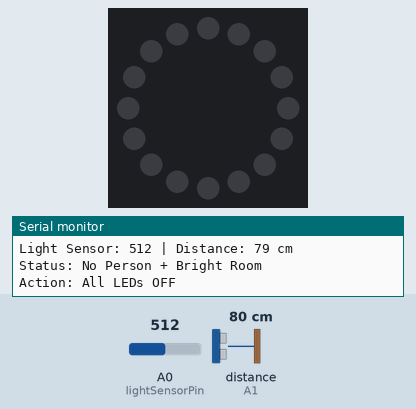
The sketch below on a simulated Arduino Uno, built with avr-gcc and run on an emulated ATmega328P. On the bench: 16 RGB LEDs in a ring, first at the top, clockwise, the last lines printed to the serial monitor. Wiring (inferred from the names in the program): ultrasonic range finder: trigger A1; echo A1. The test bench sets the inputs (shaded band); at power-on: distance to the obstacle (sensor on A1) 80 cm, A0 (lightSensorPin) = 512. The echo pulse lasts 58.3 µs per cm; dim RGB values are drawn brighter than linear.

Above: at 1.9 s.
2.0 s: distance to the obstacle (sensor on A1) set to 2 cm
At 2.6 s:
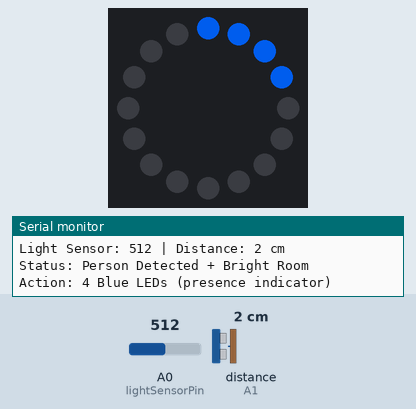
3.8 s: A0 (lightSensorPin) set to 440
At 4.9 s:
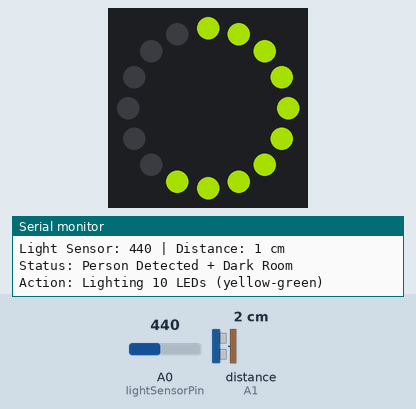
6.0 s: distance to the obstacle (sensor on A1) set to 60 cm
At 7.8 s:
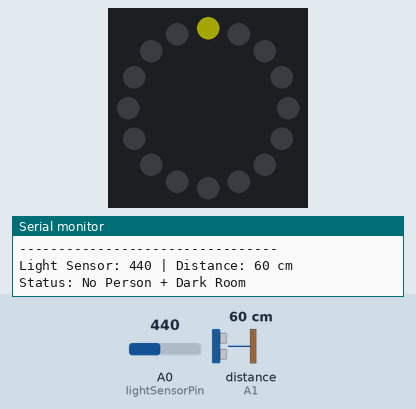
8.1 s: distance to the obstacle (sensor on A1) set to 4 cm
At 9.7 s:
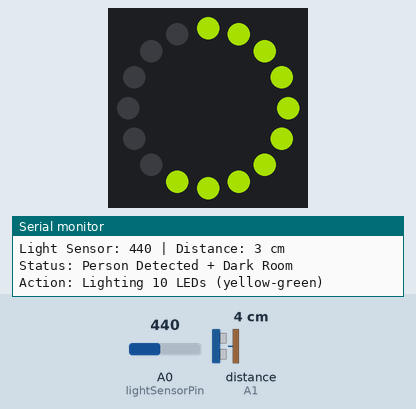
10.3 s: A0 (lightSensorPin) set to 68
At 11.9 s:
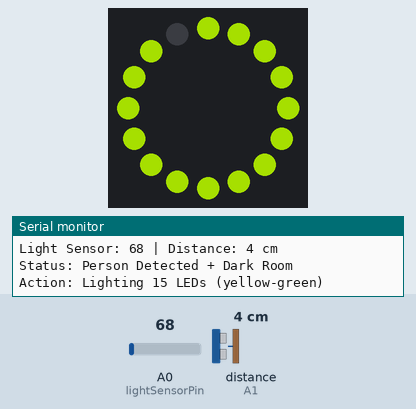
12.5 s: A0 (lightSensorPin) set to 59
Timing chart, 0 to 15.5 s (numbered marks = the images above; inputs shaded):
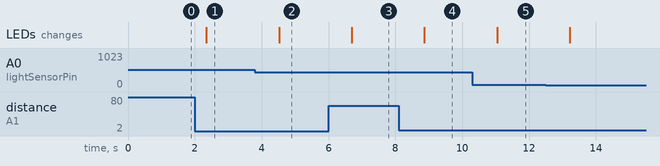

The sketch:

NEE3203_LightMAP_NOLCD_que4sketch_nov9d.ino
```cpp
#include <Adafruit_NeoPixel.h>

// Sensor pins
const int lightSensorPin = A0;   // Light sensor (phototransistor)
const int distancePin = A1;      // Distance sensor (3-pin)

int lightValue = 0;
long distance = 0;

// NeoPixel setup
#define LED_PIN    12
#define LED_COUNT  16

Adafruit_NeoPixel ring(LED_COUNT, LED_PIN, NEO_GRB + NEO_KHZ800);

// Thresholds
#define PRESENCE_DISTANCE 50  // Person detected within 50cm
#define DARK_THRESHOLD 450    // Room is dark if light < 450

void setup() {
  Serial.begin(9600);

  // Initialize NeoPixel
  ring.begin();
  ring.show();
  ring.setBrightness(200);

  Serial.println("=================================");
  Serial.println("Smart LED System Started");
  Serial.println("=================================");
  Serial.println();
}

void loop() {
  // Read light sensor (phototransistor on A0)
  lightValue = analogRead(lightSensorPin);

  // Read distance sensor (3-pin on A1)
  distance = readDistance();

  // Display sensor readings in Serial Monitor
  Serial.println("---------------------------------");
  Serial.print("Light Sensor: ");
  Serial.print(lightValue);
  Serial.print(" | Distance: ");
  Serial.print(distance);
  Serial.println(" cm");

  // LOGIC: Control LEDs based on BOTH sensors
  bool personPresent = (distance > 0 && distance < PRESENCE_DISTANCE);
  bool isDark = (lightValue < DARK_THRESHOLD);

  if (personPresent && isDark) {
    // Person detected + Dark room = Turn on LEDs based on light level
    Serial.println("Status: Person Detected + Dark Room");
    int numLEDs = map(lightValue, 0, 1023, 16, 0);
    numLEDs = constrain(numLEDs, 0, 16);
    Serial.print("Action: Lighting ");
    Serial.print(numLEDs);
    Serial.println(" LEDs (yellow-green)");
    controlLEDsByLight(lightValue);

  } else if (personPresent && !isDark) {
    // Person detected + Bright room = Just show presence indicator
    Serial.println("Status: Person Detected + Bright Room");
    Serial.println("Action: 4 Blue LEDs (presence indicator)");
    ring.clear();
    for (int i = 0; i < 4; i++) {
      ring.setPixelColor(i, ring.Color(0, 100, 255));  // Blue indicator
    }
    ring.show();

  } else if (!personPresent && isDark) {
    // No person + Dark room = Dim night light
    Serial.println("Status: No Person + Dark Room");
    Serial.println("Action: 1 Dim LED (night light)");
    ring.clear();
    ring.setPixelColor(0, ring.Color(50, 50, 0));  // Single dim LED
    ring.show();

  } else {
    // No person + Bright room = LEDs off
    Serial.println("Status: No Person + Bright Room");
    Serial.println("Action: All LEDs OFF");
    ring.clear();
    ring.show();
  }

  Serial.println();
  delay(1000);
}

// Function to read distance from 3-pin sensor on A1
long readDistance() {
  long duration;

  // Send trigger pulse
  pinMode(distancePin, OUTPUT);
  digitalWrite(distancePin, LOW);
  delayMicroseconds(2);
  digitalWrite(distancePin, HIGH);
  delayMicroseconds(10);
  digitalWrite(distancePin, LOW);

  // Receive echo
  pinMode(distancePin, INPUT);
  duration = pulseIn(distancePin, HIGH, 30000);  // 30ms timeout

  // Convert to distance (cm)
  if (duration == 0) return -1;  // No echo received
  return duration / 58.2;
}

// Function to control LEDs based on light intensity
void controlLEDsByLight(int lightValue) {
  // Map light sensor value to number of LEDs (REVERSED)
  // High light value = bright room = few LEDs
  // Low light value = dark room = many LEDs
  int numLEDs = map(lightValue, 0, 1023, 16, 0);

  // Make sure it's within valid range
  numLEDs = constrain(numLEDs, 0, 16);

  ring.clear();
  for (int i = 0; i < numLEDs; i++) {
    ring.setPixelColor(i, ring.Color(150, 200, 0));  // Yellow-green
  }
  ring.show();
}
```

Measured:
- after the input at 2.0 s, the LEDs: change after 0.34 s (image 1)
- after the input at 3.8 s, the LEDs: change after 0.72 s (image 2)
- after the input at 6.0 s, the LEDs: change after 0.69 s (image 3)
- after the input at 8.1 s, the LEDs: change after 0.76 s (image 4)
- after the input at 10.3 s, the LEDs: change after 0.74 s (image 5)
